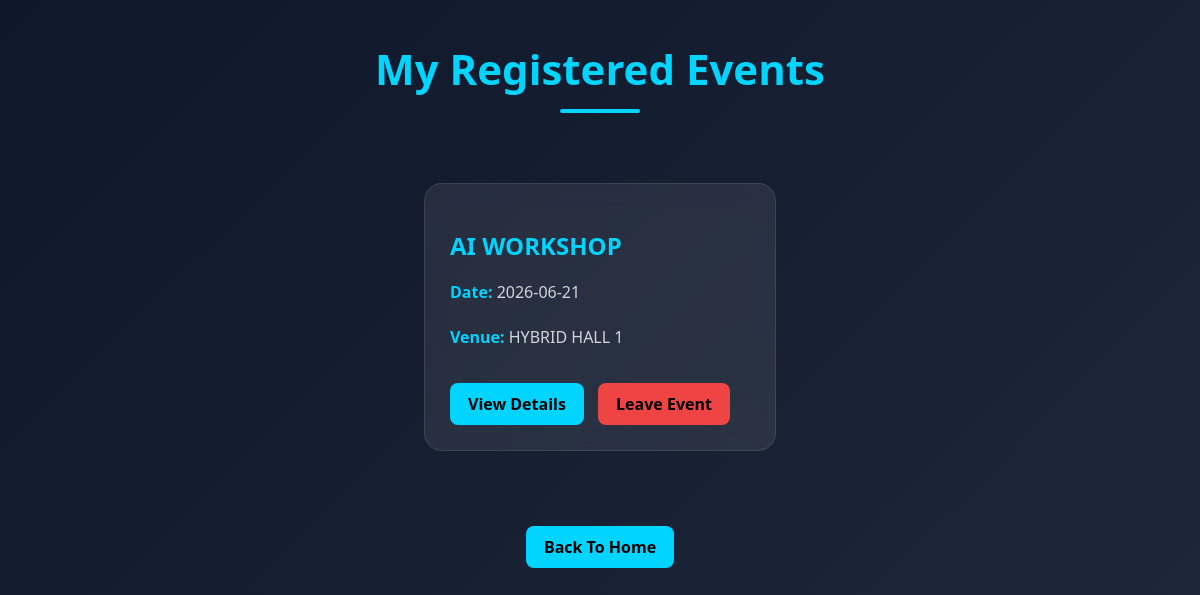
/my_events (signed in), run on the app's committed database.
### tables this page shows
CREATE TABLE events (
            id INTEGER PRIMARY KEY AUTOINCREMENT,
            event_name TEXT,
            event_date TEXT,
            event_time TEXT,
            venue TEXT,
            guest_speaker TEXT,
            event_goal TEXT,
            description TEXT
        , capacity INTEGER DEFAULT 50);

### app.py (the view)
@app.route("/my_events")
def my_events():
    if "user_id" not in session:
        return redirect("/login")
    conn = sqlite3.connect("events.db")
    cursor = conn.cursor()
    cursor.execute(
        """
        SELECT events.*
        FROM events
        JOIN registrations
        ON events.id = registrations.event_id
        WHERE registrations.student_id = ?
    """,
        (session["user_id"],),
    )
    events = cursor.fetchall()
    conn.close()
    return render_template("my_events.html", events=events)

### templates/my_events.html (shortened to what this page needs)
<!DOCTYPE html>
<html lang="en">
<head>
    <link rel="stylesheet" href="{{ url_for('static',
    filename='css/my_events.css') }}">
</head>
<body>
    <div class="header">
        <h1>My Registered Events</h1>
    </div>
    <div class="container">
        {% if events %}
        {% for event in events %}
        <div class="event-card">
            <h2>{{ event[1] }}</h2>
            <p>
                <span class="label">Date:</span>
                {{ event[2] }}
            </p>
            <p>
                <span class="label">Venue:</span>
                {{ event[4] }}
            </p>
            <a href="/event/{{ event[0] }}" class="btn">
                View Details
            </a>
            <a href="/leave_event/{{ event[0] }}" class="btn leave-btn"
                onclick="return confirm('Are you sure you want to leave this event?')">
                 Leave Event
            </a>
        </div>
        {% endfor %}
        {% endif %}
    </div>
    <div class="footer-btn">
        <a href="/" class="btn">
            Back To Home
        </a>
    </div>
</body>
</html>

### static/css/my_events.css (style rules this page uses)
body { margin: 0; font-family: 'Segoe UI', sans-serif; background: linear-gradient(135deg, #0f172a, #1e293b); color: white; min-height: 100vh; }
.header { text-align: center; padding: 40px 20px; }
.header h1 { color: #00d4ff; font-size: 42px; margin: 0; }
.header h1::after { content: ""; display: block; width: 80px; height: 4px; background: #00d4ff; margin: 12px auto 0; border-radius: 5px; }
.container { display: flex; justify-content: center; gap: 25px; flex-wrap: wrap; padding: 30px; }
.event-card { width: 300px; padding: 25px; border-radius: 18px; background: rgba(255, 255, 255, 0.08); -webkit-backdrop-filter: blur(12px); backdrop-filter: blur(12px); border: 1px solid rgba(255, 255, 255, 0.1); transition: 0.3s; }
.event-card h2 { color: #00d4ff; margin-bottom: 15px; }
.event-card p { color: #d1d5db; line-height: 1.8; }
.label { color: #00d4ff; font-weight: bold; }
.btn { display: inline-block; margin-top: 15px; padding: 10px 18px; background: #00d4ff; color: black; text-decoration: none; font-weight: bold; border-radius: 8px; transition: 0.3s; }
.footer-btn { text-align: center; margin: 30px 0 50px; }
.leave-btn { background: #ef4444; margin-left: 10px; }

### data on the page
events: event_name "AI WORKSHOP", event_date "2026-06-21", venue "HYBRID HALL 1"
